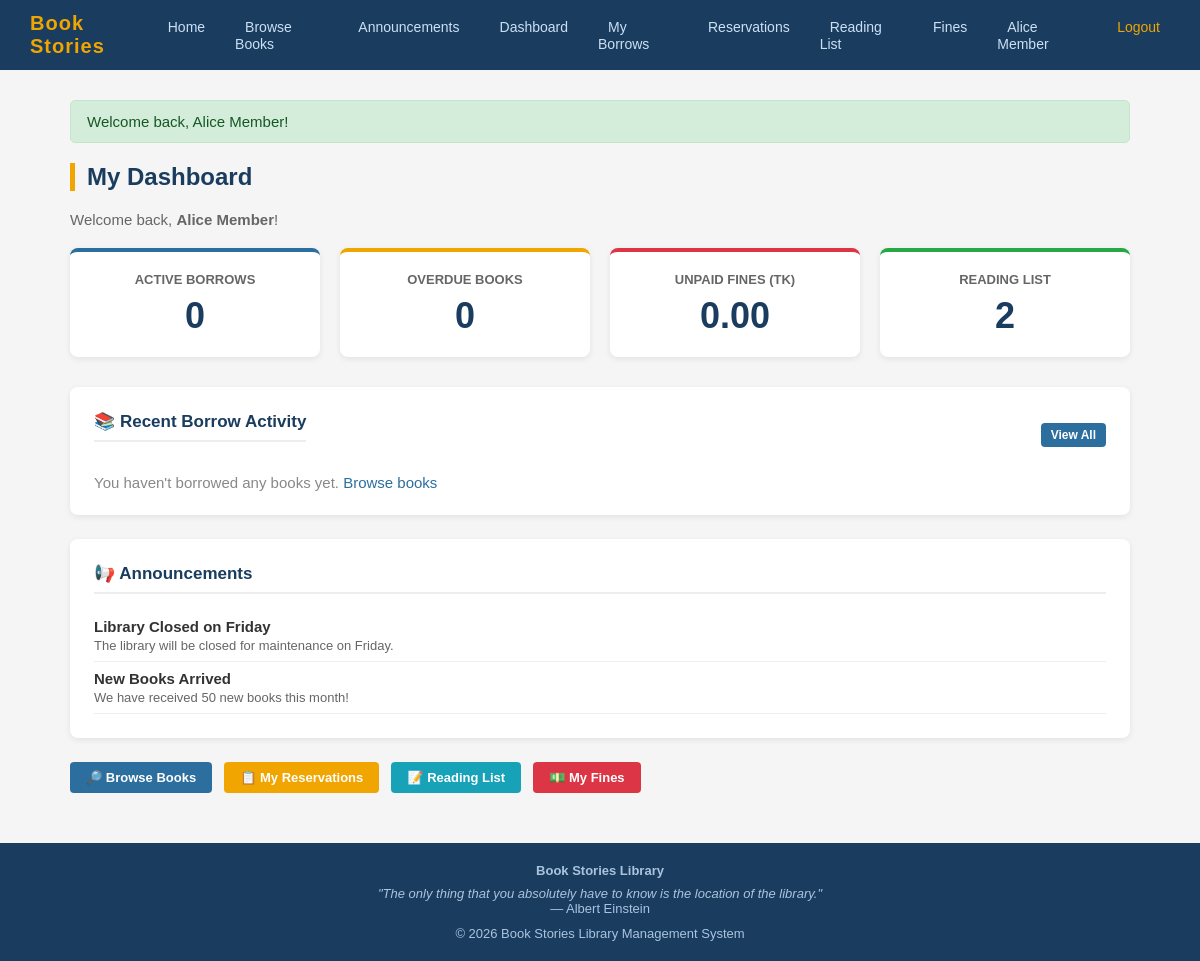
The app's page /index.php?page=member_dashboard (signed in) with its own data.
### tables this page shows
CREATE TABLE IF NOT EXISTS announcements (
    id INT AUTO_INCREMENT PRIMARY KEY,
    title VARCHAR(255) NOT NULL,
    content TEXT NOT NULL,
    branch_id INT DEFAULT NULL,
    created_by INT NOT NULL,
    created_at DATETIME DEFAULT CURRENT_TIMESTAMP
);

### models/ReviewModel.php (called while the page is built, shortened)
<?php
function getReadingList($conn, $user_id) {
    $sql  = "SELECT rl.*, b.title, b.author, b.cover_image FROM reading_lists rl JOIN books b ON rl.book_id = b.id WHERE rl.user_id=? ORDER BY rl.added_at DESC";
    $stmt = mysqli_prepare($conn, $sql);
    mysqli_stmt_bind_param($stmt, "i", $user_id);
    mysqli_stmt_execute($stmt);
    $result = mysqli_stmt_get_result($stmt);
    $list   = array();
    while ($row = mysqli_fetch_assoc($result)) {
        $list[] = $row;
    }
    return $list;
}

### models/BranchModel.php (called while the page is built, shortened)
<?php
function getAnnouncements($conn) {
    $sql    = "SELECT a.*, u.full_name, b.branch_name
               FROM announcements a
               LEFT JOIN users u ON a.created_by = u.id
               LEFT JOIN branches b ON a.branch_id = b.id
               ORDER BY a.created_at DESC";
    $result = mysqli_query($conn, $sql);
    $list   = array();
    if ($result) {
        while ($row = mysqli_fetch_assoc($result)) {
            $list[] = $row;
        }
    }
    return $list;
}

### views/member/dashboard.php (the view, shortened to what this page needs)
<?php
require_once 'models/BorrowModel.php';
require_once 'models/ReviewModel.php';
require_once 'models/BranchModel.php';
$conn         = connect();
$user_id      = $_SESSION['user'];
$my_borrows   = getBorrowsByUser($conn, $user_id);
$my_reading   = getReadingList($conn, $user_id);
$announcements = getAnnouncements($conn);
$active_borrows = 0;
$overdue        = 0;
$unpaid_fines = 0;
require_once 'views/header.php';
?>
<h1 class="page-title"> My Dashboard</h1>
<p style="color:#666; margin-bottom:20px;">Welcome back, <strong><?php echo htmlspecialchars($_SESSION['user_name']); ?></strong>!</p>
<div class="card-row">
    <div class="card">
        <h3>Active Borrows</h3>
        <div class="stat-number"><?php echo $active_borrows; ?></div>
    </div>
    <div class="card orange">
        <h3>Overdue Books</h3>
        <div class="stat-number"><?php echo $overdue; ?></div>
    </div>
    <div class="card red">
        <h3>Unpaid Fines (Tk)</h3>
        <div class="stat-number"><?php echo number_format($unpaid_fines, 2); ?></div>
    </div>
    <div class="card green">
        <h3>Reading List</h3>
        <div class="stat-number"><?php echo count($my_reading); ?></div>
    </div>
</div>
<div class="section-box">
    <div class="flex-between">
        <h3>&#128218; Recent Borrow Activity</h3>
        <a href="index.php?page=my_borrows" class="btn btn-primary btn-sm">View All</a>
    </div>
    <?php if (empty($my_borrows)): ?>
        <p style="color:#888;">You haven't borrowed any books yet. <a href="index.php?page=browse_books">Browse books</a></p>
    <?php endif; ?>
</div>
<?php if (!empty($announcements)): ?>
<div class="section-box">
    <h3>&#128226; Announcements</h3>
    <?php foreach (array_slice($announcements, 0, 3) as $ann): ?>
        <div style="border-bottom:1px solid #eee; padding:8px 0;">
            <strong><?php echo htmlspecialchars($ann['title']); ?></strong>
            <p style="font-size:13px; color:#666; margin-top:3px;"><?php echo htmlspecialchars($ann['content']); ?></p>
        </div>
    <?php endforeach; ?>
</div>
<?php endif; ?>
<div style="display:flex; gap:12px; flex-wrap:wrap;">
    <a href="index.php?page=browse_books" class="btn btn-primary">&#128270; Browse Books</a>
    <a href="index.php?page=my_reservations" class="btn btn-warning">&#128203; My Reservations</a>
    <a href="index.php?page=reading_list" class="btn btn-info">&#128221; Reading List</a>
    <a href="index.php?page=my_fines" class="btn btn-danger">&#128181; My Fines</a>
</div>
<?php require_once 'views/footer.php'; ?>

### views/css/style.css (style rules this page uses)
* { margin: 0; padding: 0; box-sizing: border-box; }
body { font-family: Arial, Helvetica, sans-serif; background-color: #f5f5f5; color: #333; font-size: 15px; }
a { text-decoration: none; color: #2c6e9e; }
.page-title { font-size: 24px; color: #1a3c5e; margin-bottom: 20px; border-left: 5px solid #f0a500; padding-left: 12px; }
.card-row { display: flex; gap: 20px; flex-wrap: wrap; margin-bottom: 30px; }
.card { background: white; border-radius: 8px; padding: 20px; flex: 1; min-width: 180px; box-shadow: 0 2px 6px rgba(0,0,0,0.08); border-top: 4px solid #2c6e9e; text-align: center; }
.card h3 { font-size: 13px; color: #666; text-transform: uppercase; margin-bottom: 8px; }
.card .stat-number { font-size: 36px; font-weight: bold; color: #1a3c5e; }
.card.orange { border-top-color: #f0a500; }
.card.green { border-top-color: #28a745; }
.card.red { border-top-color: #dc3545; }
.btn { display: inline-block; padding: 8px 16px; border: none; border-radius: 4px; cursor: pointer; font-size: 13px; font-weight: bold; text-align: center; transition: opacity 0.2s; }
.btn-primary { background-color: #2c6e9e; color: white; }
.btn-danger { background-color: #dc3545; color: white; }
.btn-warning { background-color: #f0a500; color: white; }
.btn-info { background-color: #17a2b8; color: white; }
.btn-sm { padding: 5px 10px; font-size: 12px; }
.section-box { background: white; border-radius: 8px; padding: 24px; box-shadow: 0 2px 6px rgba(0,0,0,0.08); margin-bottom: 24px; }
.section-box h3 { color: #1a3c5e; margin-bottom: 16px; font-size: 17px; border-bottom: 2px solid #eee; padding-bottom: 8px; }
.flex-between { display: flex; justify-content: space-between; align-items: center; margin-bottom: 16px; }

### records on screen
announcements: title "Library Closed on Friday", content "The library will be closed for maintenance on Friday."
announcements: title "New Books Arrived", content "We have received 50 new books this month!"

### other values on screen
$_SESSION['user_name'] "Alice Member"
$_SESSION['msg'] "Welcome back, Alice Member!"
$active_borrows "0"
$overdue "0"
$unpaid_fines "0.00"
count($my_reading) "2"
